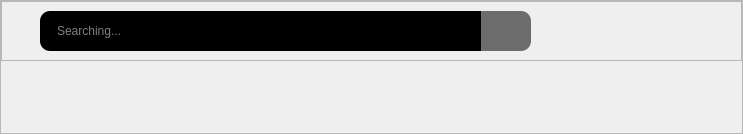
         <widget class="QFrame" name="frame_2">
          <property name="frameShape">
           <enum>QFrame::StyledPanel</enum>
          </property>
          <property name="frameShadow">
           <enum>QFrame::Raised</enum>
          </property>
          <layout class="QVBoxLayout" name="verticalLayout_2">
           <property name="leftMargin">
            <number>0</number>
           </property>
           <property name="topMargin">
            <number>0</number>
           </property>
           <property name="rightMargin">
            <number>0</number>
           </property>
           <property name="bottomMargin">
            <number>0</number>
           </property>
           <item>
            <widget class="QFrame" name="frame">
             <property name="minimumSize">
              <size>
               <width>741</width>
               <height>60</height>
              </size>
             </property>
             <property name="maximumSize">
              <size>
               <width>16777215</width>
               <height>60</height>
              </size>
             </property>
             <property name="frameShape">
              <enum>QFrame::StyledPanel</enum>
             </property>
             <property name="frameShadow">
              <enum>QFrame::Raised</enum>
             </property>
             <widget class="QLineEdit" name="Search_txt">
              <property name="geometry">
               <rect>
                <x>39</x>
                <y>10</y>
                <width>441</width>
                <height>40</height>
               </rect>
              </property>
              <property name="styleSheet">
               <string notr="true">QLineEdit
{
	
	background-color: rgb(0, 0, 0);
	border:0px;
	border-top-left-radius:10px;
	border-bottom-left-radius:10px;
	padding-left:15px;
	
	font: 9pt &quot;Arial Rounded MT Bold&quot;;
	color: rgb(255, 255, 255);
	
}

QLineEdit:focus
{
	
	color: rgb(255, 0, 79);
	border:2px solid #ff004f;
}</string>
              </property>
              <property name="placeholderText">
               <string>Searching...</string>
              </property>
             </widget>
             <widget class="QPushButton" name="Search_btn">
              <property name="geometry">
               <rect>
                <x>480</x>
                <y>10</y>
                <width>50</width>
                <height>40</height>
               </rect>
              </property>
              <property name="cursor">
               <cursorShape>PointingHandCursor</cursorShape>
              </property>
              <property name="styleSheet">
               <string notr="true">QPushButton
{
	
	
	background-color: rgb(108, 108, 108);
	border-top-right-radius:10px;
	border-bottom-right-radius:10px;
}

QPushButton:pressed
{
	
	background-color: rgb(255, 255, 255);
}</string>
              </property>
              <property name="text">
               <string/>
              </property>
              <property name="icon">
               <iconset>
                <normaloff>Icons/Search Icon.svg</normaloff>Icons/Search Icon.svg</iconset>
              </property>
             </widget>
             <widget class="QPushButton" name="Exit_btn">
              <property name="geometry">
               <rect>
                <x>670</x>
                <y>10</y>
                <width>50</width>
                <height>40</height>
               </rect>
              </property>
              <property name="cursor">
               <cursorShape>PointingHandCursor</cursorShape>
              </property>
              <property name="styleSheet">
               <string notr="true">border:none;</string>
              </property>
              <property name="text">
               <string/>
              </property>
              <property name="icon">
               <iconset>
                <normaloff>Icons/Exit Icon.svg</normaloff>Icons/Exit Icon.svg</iconset>
              </property>
              <property name="iconSize">
               <size>
                <width>30</width>
                <height>30</height>
               </size>
              </property>
             </widget>
             <widget class="QPushButton" name="Minimize_btn">
              <property name="geometry">
               <rect>
                <x>620</x>
                <y>10</y>
                <width>50</width>
                <height>40</height>
               </rect>
              </property>
              <property name="cursor">
               <cursorShape>PointingHandCursor</cursorShape>
              </property>
              <property name="styleSheet">
               <string notr="true">border:none;</string>
              </property>
              <property name="text">
               <string/>
              </property>
              <property name="icon">
               <iconset>
                <normaloff>Icons/Minimize icon.svg</normaloff>Icons/Minimize icon.svg</iconset>
              </property>
              <property name="iconSize">
               <size>
                <width>30</width>
                <height>30</height>
               </size>
              </property>
             </widget>
            </widget>
           </item>
           <item>
            <widget class="QFrame" name="frame_3">
             <property name="styleSheet">
              <string notr="true">background:transparent;</string>
             </property>
             <property name="frameShape">
              <enum>QFrame::StyledPanel</enum>
             </property>
             <property name="frameShadow">
              <enum>QFrame::Raised</enum>
             </property>
             <layout class="QVBoxLayout" name="verticalLayout_4">
              <item>
               <widget class="QFrame" name="frame_4">
                <property name="frameShape">
                 <enum>QFrame::StyledPanel</enum>
                </property>
                <property name="frameShadow">
                 <enum>QFrame::Raised</enum>
                </property>
                <layout class="QGridLayout" name="gridLayout">
                 <property name="verticalSpacing">
                  <number>10</number>
                 </property>
                 <item row="0" column="0">
                  <widget class="QFrame" name="F1">
                   <property name="cursor">
                    <cursorShape>PointingHandCursor</cursorShape>
                   </property>
                   <property name="styleSheet">
                    <string notr="true">QFrame
{

border-radius:10px;

}

QFrame:hover
{
	background-color: rgb(17, 17, 17);
}</string>
                   </property>
                   <property name="frameShape">
                    <enum>QFrame::StyledPanel</enum>
                   </property>
                   <property name="frameShadow">
                    <enum>QFrame::Raised</enum>
                   </property>
                   <widget class="QLabel" name="T1">
                    <property name="geometry">
                     <rect>
                      <x>12</x>
                      <y>10</y>
                      <width>200</width>
                      <height>140</height>
                     </rect>
                    </property>
                    <property name="styleSheet">
                     <string notr="true">background-color: rgb(255, 255, 255,50%);</string>
                    </property>
                    <property name="text">
                     <string/>
                    </property>
                    <property name="scaledContents">
                     <bool>true</bool>
                    </property>
                   </widget>
                   <widget class="QLabel" name="TL1">
                    <property name="geometry">
                     <rect>
                      <x>10</x>
                      <y>160</y>
                      <width>201</width>
                      <height>30</height>
                     </rect>
                    </property>
                    <property name="styleSheet">
                     <string notr="true">color: rgb(255, 255, 255);
font: 8pt &quot;Arial&quot;;
background:transparent;</string>
                    </property>
                    <property name="text">
                     <string/>
                    </property>
                    <property name="wordWrap">
                     <bool>true</bool>
                    </property>
                   </widget>
                  </widget>
                 </item>
                 <item row="0" column="1">
                  <widget class="QFrame" name="F2">
                   <property name="cursor">
                    <cursorShape>PointingHandCursor</cursorShape>
                   </property>
                   <property name="styleSheet">
                    <string notr="true">QFrame
{

border-radius:10px;

}

QFrame:hover
{
	background-color: rgb(17, 17, 17);
}</string>
                   </property>
                   <property name="frameShape">
                    <enum>QFrame::StyledPanel</enum>
                   </property>
                   <property name="frameShadow">
                    <enum>QFrame::Raised</enum>
                   </property>
                   <widget class="QLabel" name="T2">
                    <property name="geometry">
                     <rect>
                      <x>12</x>
                      <y>10</y>
                      <width>200</width>
                      <height>140</height>
                     </rect>
                    </property>
                    <property name="styleSheet">
                     <string notr="true">background-color: rgb(255, 255, 255,50%);
</string>
                    </property>
                    <property name="text">
                     <string/>
                    </property>
                    <property name="scaledContents">
                     <bool>true</bool>
                    </property>
                   </widget>
                   <widget class="QLabel" name="TL2">
                    <property name="geometry">
                     <rect>
                      <x>10</x>
                      <y>160</y>
                      <width>201</width>
                      <height>30</height>
                     </rect>
                    </property>
                    <property name="styleSheet">
                     <string notr="true">color: rgb(255, 255, 255);
font: 8pt &quot;Arial&quot;;
background:transparent;</string>
                    </property>
                    <property name="text">
                     <string/>
                    </property>
                    <property name="wordWrap">
                     <bool>true</bool>
                    </property>
                   </widget>
                  </widget>
                 </item>
                 <item row="0" column="2">
                  <widget class="QFrame" name="F3">
                   <property name="cursor">
                    <cursorShape>PointingHandCursor</cursorShape>
                   </property>
                   <property name="styleSheet">
                    <string notr="true">QFrame
{

border-radius:10px;

}

QFrame:hover
{
	background-color: rgb(17, 17, 17);
}</string>
                   </property>
                   <property name="frameShape">
                    <enum>QFrame::StyledPanel</enum>
                   </property>
                   <property name="frameShadow">
                    <enum>QFrame::Raised</enum>
                   </property>
                   <widget class="QLabel" name="T3">
                    <property name="geometry">
                     <rect>
                      <x>12</x>
                      <y>10</y>
                      <width>200</width>
                      <height>140</height>
                     </rect>
                    </property>
                    <property name="styleSheet">
                     <string notr="true">background-color: rgb(255, 255, 255,50%);</string>
                    </property>
                    <property name="text">
                     <string/>
                    </property>
                    <property name="scaledContents">
                     <bool>true</bool>
                    </property>
                   </widget>
                   <widget class="QLabel" name="TL3">
                    <property name="geometry">
                     <rect>
                      <x>10</x>
                      <y>160</y>
                      <width>201</width>
                      <height>30</height>
                     </rect>
                    </property>
                    <property name="styleSheet">
                     <string notr="true">color: rgb(255, 255, 255);
font: 8pt &quot;Arial&quot;;
background:transparent;</string>
                    </property>
                    <property name="text">
                     <string/>
                    </property>
                    <property name="wordWrap">
                     <bool>true</bool>
                    </property>
                   </widget>
                  </widget>
                 </item>
                 <item row="1" column="0">
                  <widget class="QFrame" name="F4">
                   <property name="cursor">
                    <cursorShape>PointingHandCursor</cursorShape>
                   </property>
                   <property name="styleSheet">
                    <string notr="true">QFrame
{

border-radius:10px;

}

QFrame:hover
{
	background-color: rgb(17, 17, 17);
}</string>
                   </property>
                   <property name="frameShape">
                    <enum>QFrame::StyledPanel</enum>
                   </property>
                   <property name="frameShadow">
                    <enum>QFrame::Raised</enum>
                   </property>
                   <widget class="QLabel" name="T4">
                    <property name="geometry">
                     <rect>
                      <x>12</x>
                      <y>10</y>
                      <width>200</width>
                      <height>140</height>
                     </rect>
                    </property>
                    <property name="styleSheet">
                     <string notr="true">background-color: rgb(255, 255, 255,50%);</string>
                    </property>
                    <property name="text">
                     <string/>
                    </property>
                    <property name="scaledContents">
                     <bool>true</bool>
                    </property>
                   </widget>
                   <widget class="QLabel" name="TL4">
                    <property name="geometry">
                     <rect>
                      <x>10</x>
                      <y>160</y>
                      <width>201</width>
                      <height>30</height>
                     </rect>
                    </property>
                    <property name="styleSheet">
                     <string notr="true">color: rgb(255, 255, 255);
font: 8pt &quot;Arial&quot;;
background:transparent;</string>
                    </property>
                    <property name="text">
                     <string/>
                    </property>
                    <property name="wordWrap">
                     <bool>true</bool>
                    </property>
                   </widget>
                  </widget>
                 </item>
                 <item row="1" column="1">
                  <widget class="QFrame" name="F5">
                   <property name="cursor">
                    <cursorShape>PointingHandCursor</cursorShape>
                   </property>
                   <property name="styleSheet">
                    <string notr="true">QFrame
{

border-radius:10px;

}

QFrame:hover
{
	background-color: rgb(17, 17, 17);
}</string>
                   </property>
                   <property name="frameShape">
                    <enum>QFrame::StyledPanel</enum>
                   </property>
                   <property name="frameShadow">
                    <enum>QFrame::Raised</enum>
                   </property>
                   <widget class="QLabel" name="T5">
                    <property name="geometry">
                     <rect>
                      <x>12</x>
                      <y>10</y>
                      <width>200</width>
                      <height>140</height>
                     </rect>
                    </property>
                    <property name="styleSheet">
                     <string notr="true">background-color: rgb(255, 255, 255,50%);</string>
                    </property>
                    <property name="text">
                     <string/>
                    </property>
                    <property name="scaledContents">
                     <bool>true</bool>
                    </property>
                   </widget>
                   <widget class="QLabel" name="TL5">
                    <property name="geometry">
                     <rect>
                      <x>10</x>
                      <y>160</y>
                      <width>201</width>
                      <height>30</height>
                     </rect>
                    </property>
                    <property name="styleSheet">
                     <string notr="true">color: rgb(255, 255, 255);
font: 8pt &quot;Arial&quot;;
background:transparent;</string>
                    </property>
                    <property name="text">
                     <string/>
                    </property>
                    <property name="wordWrap">
                     <bool>true</bool>
                    </property>
                   </widget>
                  </widget>
                 </item>
                 <item row="1" column="2">
                  <widget class="QFrame" name="F6">
                   <property name="cursor">
                    <cursorShape>PointingHandCursor</cursorShape>
                   </property>
                   <property name="styleSheet">
                    <string notr="true">QFrame
{

border-radius:10px;

}

QFrame:hover
{
	background-color: rgb(17, 17, 17);
}
</string>
                   </property>
                   <property name="frameShape">
                    <enum>QFrame::StyledPanel</enum>
                   </property>
                   <property name="frameShadow">
                    <enum>QFrame::Raised</enum>
                   </property>
                   <widget class="QLabel" name="T6">
                    <property name="geometry">
                     <rect>
                      <x>12</x>
                      <y>10</y>
                      <width>200</width>
                      <height>140</height>
                     </rect>
                    </property>
                    <property name="styleSheet">
                     <string notr="true">background-color: rgb(255, 255, 255,50%);</string>
                    </property>
                    <property name="text">
                     <string/>
                    </property>
                    <property name="scaledContents">
                     <bool>true</bool>
                    </property>
                   </widget>
                   <widget class="QLabel" name="TL6">
                    <property name="geometry">
                     <rect>
                      <x>10</x>
                      <y>160</y>
                      <width>201</width>
                      <height>30</height>
                     </rect>
                    </property>
                    <property name="styleSheet">
                     <string notr="true">color: rgb(255, 255, 255);
font: 8pt &quot;Arial&quot;;
background:transparent;</string>
                    </property>
                    <property name="text">
                     <string/>
                    </property>
                    <property name="wordWrap">
                     <bool>true</bool>
                    </property>
                   </widget>
                  </widget>
                 </item>
                 <item row="2" column="0">
                  <widget class="QFrame" name="F7">
                   <property name="cursor">
                    <cursorShape>PointingHandCursor</cursorShape>
                   </property>
                   <property name="styleSheet">
                    <string notr="true">QFrame
{

border-radius:10px;

}

QFrame:hover
{
	background-color: rgb(17, 17, 17);
}</string>
                   </property>
                   <property name="frameShape">
                    <enum>QFrame::StyledPanel</enum>
                   </property>
                   <property name="frameShadow">
                    <enum>QFrame::Raised</enum>
                   </property>
                   <widget class="QLabel" name="T7">
                    <property name="geometry">
                     <rect>
                      <x>12</x>
                      <y>10</y>
                      <width>200</width>
                      <height>140</height>
                     </rect>
                    </property>
                    <property name="styleSheet">
                     <string notr="true">background-color: rgb(255, 255, 255,50%);</string>
                    </property>
                    <property name="text">
                     <string/>
                    </property>
                    <property name="scaledContents">
                     <bool>true</bool>
                    </property>
                   </widget>
                   <widget class="QLabel" name="TL7">
                    <property name="geometry">
                     <rect>
                      <x>10</x>
                      <y>160</y>
                      <width>201</width>
                      <height>30</height>
                     </rect>
                    </property>
                    <property name="styleSheet">
                     <string notr="true">color: rgb(255, 255, 255);
font: 8pt &quot;Arial&quot;;
background:transparent;</string>
                    </property>
                    <property name="text">
                     <string/>
                    </property>
                    <property name="wordWrap">
                     <bool>true</bool>
                    </property>
                   </widget>
                  </widget>
                 </item>
                 <item row="2" column="1">
                  <widget class="QFrame" name="F8">
                   <property name="cursor">
                    <cursorShape>PointingHandCursor</cursorShape>
                   </property>
                   <property name="styleSheet">
                    <string notr="true">QFrame
{

border-radius:10px;

}

QFrame:hover
{
	background-color: rgb(17, 17, 17);
}</string>
                   </property>
                   <property name="frameShape">
                    <enum>QFrame::StyledPanel</enum>
                   </property>
                   <property name="frameShadow">
                    <enum>QFrame::Raised</enum>
                   </property>
                   <widget class="QLabel" name="T8">
                    <property name="geometry">
                     <rect>
                      <x>12</x>
                      <y>10</y>
                      <width>200</width>
                      <height>140</height>
                     </rect>
                    </property>
                    <property name="styleSheet">
                     <string notr="true">background-color: rgb(255, 255, 255,50%);</string>
                    </property>
                    <property name="text">
                     <string/>
                    </property>
                    <property name="scaledContents">
                     <bool>true</bool>
                    </property>
                   </widget>
                   <widget class="QLabel" name="TL8">
                    <property name="geometry">
                     <rect>
                      <x>10</x>
                      <y>160</y>
                      <width>201</width>
                      <height>30</height>
                     </rect>
                    </property>
                    <property name="styleSheet">
                     <string notr="true">color: rgb(255, 255, 255);
font: 8pt &quot;Arial&quot;;
background:transparent;</string>
                    </property>
                    <property name="text">
                     <string/>
                    </property>
                    <property name="wordWrap">
                     <bool>true</bool>
                    </property>
                   </widget>
                  </widget>
                 </item>
                 <item row="2" column="2">
                  <widget class="QFrame" name="F9">
                   <property name="cursor">
                    <cursorShape>PointingHandCursor</cursorShape>
                   </property>
                   <property name="styleSheet">
                    <string notr="true">QFrame
{

border-radius:10px;

}

QFrame:hover
{
	background-color: rgb(17, 17, 17);
}</string>
                   </property>
                   <property name="frameShape">
                    <enum>QFrame::StyledPanel</enum>
                   </property>
                   <property name="frameShadow">
                    <enum>QFrame::Raised</enum>
                   </property>
                   <widget class="QLabel" name="T9">
                    <property name="geometry">
                     <rect>
                      <x>12</x>
                      <y>10</y>
                      <width>200</width>
                      <height>140</height>
                     </rect>
                    </property>
                    <property name="styleSheet">
                     <string notr="true">background-color: rgb(255, 255, 255,50%);</string>
                    </property>
                    <property name="text">
                     <string/>
                    </property>
                    <property name="scaledContents">
                     <bool>true</bool>
                    </property>
                   </widget>
                   <widget class="QLabel" name="TL9">
                    <property name="geometry">
                     <rect>
                      <x>10</x>
                      <y>160</y>
                      <width>201</width>
                      <height>30</height>
                     </rect>
                    </property>
                    <property name="styleSheet">
                     <string notr="true">color: rgb(255, 255, 255);
font: 8pt &quot;Arial&quot;;
background:transparent;</string>
                    </property>
                    <property name="text">
                     <string/>
                    </property>
                    <property name="wordWrap">
                     <bool>true</bool>
                    </property>
                   </widget>
                  </widget>
                 </item>
                </layout>
               </widget>
              </item>
              <item>
               <widget class="QFrame" name="frame_7">
                <property name="maximumSize">
                 <size>
                  <width>16777215</width>
                  <height>60</height>
                 </size>
                </property>
                <property name="frameShape">
                 <enum>QFrame::StyledPanel</enum>
                </property>
                <property name="frameShadow">
                 <enum>QFrame::Raised</enum>
                </property>
                <widget class="QPushButton" name="Next_page_btn">
                 <property name="geometry">
                  <rect>
                   <x>620</x>
                   <y>10</y>
                   <width>91</width>
                   <height>40</height>
                  </rect>
                 </property>
                 <property name="cursor">
                  <cursorShape>PointingHandCursor</cursorShape>
                 </property>
                 <property name="layoutDirection">
                  <enum>Qt::RightToLeft</enum>
                 </property>
                 <property name="styleSheet">
                  <string notr="true">QPushButton
{

	background:transparent;
	font: 10pt &quot;Arial Rounded MT Bold&quot;;
	color: rgb(255, 255, 255);
}

QPushButton:pressed
{
	color:#ff004f;
}</string>
                 </property>
                 <property name="text">
                  <string>Next  </string>
                 </property>
                 <property name="icon">
                  <iconset>
                   <normaloff>Icons/Next Icon.svg</normaloff>Icons/Next Icon.svg</iconset>
                 </property>
                 <property name="iconSize">
                  <size>
                   <width>30</width>
                   <height>30</height>
                  </size>
                 </property>
                </widget>
                <widget class="QPushButton" name="previous_page_btn">
                 <property name="geometry">
                  <rect>
                   <x>10</x>
                   <y>10</y>
                   <width>121</width>
                   <height>40</height>
                  </rect>
                 </property>
                 <property name="cursor">
                  <cursorShape>PointingHandCursor</cursorShape>
                 </property>
                 <property name="styleSheet">
                  <string notr="true">QPushButton
{

	background:transparent;
	font: 10pt &quot;Arial Rounded MT Bold&quot;;
	color: rgb(255, 255, 255);
}

QPushButton:pressed
{
	color:#ff004f;
}</string>
                 </property>
                 <property name="text">
                  <string>  Previous</string>
                 </property>
                 <property name="icon">
                  <iconset>
                   <normaloff>Icons/Previous Icon.svg</normaloff>Icons/Previous Icon.svg</iconset>
                 </property>
                 <property name="iconSize">
                  <size>
                   <width>30</width>
                   <height>30</height>
                  </size>
                 </property>
                </widget>
               </widget>
              </item>
             </layout>
            </widget>
           </item>
          </layout>
         </widget>
